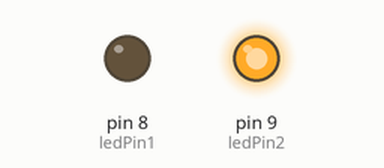
Simulated run of this sketch. Board: Arduino Uno, built with avr-gcc and run on an emulated ATmega328P. Parts: output pins drawn as LEDs (lit = HIGH).

Above: at 0.1 s.
Timing chart, 0 to 1.6 s (numbered marks = the images above):
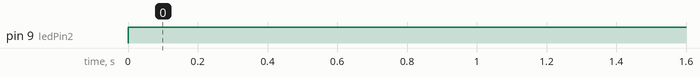

Measured:
- by itself, pin 9 (ledPin2): LOW → HIGH at 0.00 s

The sketch:

led.ino
```cpp
int ledPin1 = 8;
int ledPin2 = 9;

void setup() {
  // put your setup code here, to run once:

pinMode(ledPin1,OUTPUT);
pinMode(ledPin2,OUTPUT);

}

void loop() {
  // put your main code here, to run repeatedly:

digitalWrite(ledPin2,HIGH);
delay(1000);
digitalWrite(ledPin1, LOW);
delay(1000);
}
```
